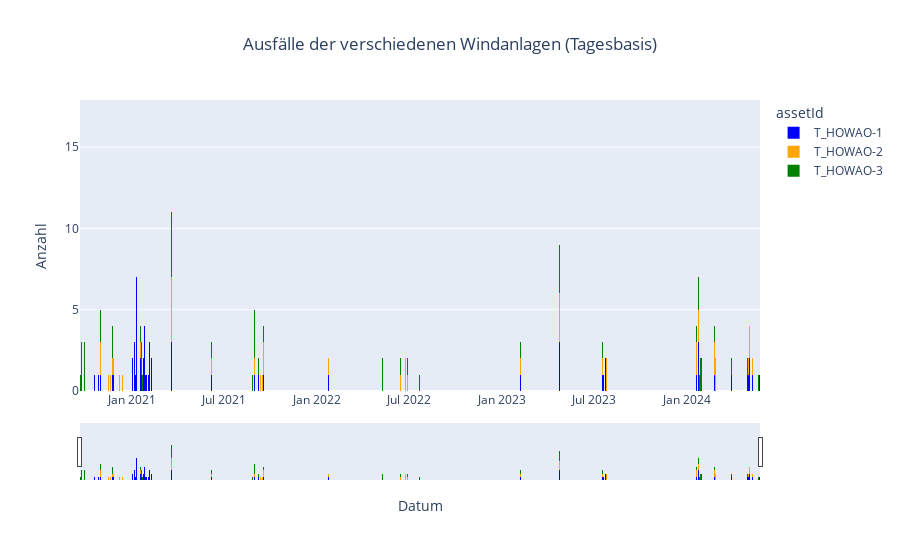

Notebook code cell kept with this figure:
### Code cell
df['publishTime'] = pd.to_datetime(df['publishTime']).dt.date

df_aggregated = (
    df.groupby(['publishTime', 'assetId'], as_index=False)
    .agg({'counter_1': 'sum'})
    .sort_values('assetId')
)


color_discrete_sequence = ['blue', 'orange','green'] 

color_discrete_map = {
    'T_HOWAO-1': 'blue',
    'T_HOWAO-2': 'orange',
    'T_HOWAO-3': 'green', 
}

fig = px.bar(
    df_aggregated,
    x='publishTime',
    y='counter_1',
    color='assetId',
    color_discrete_sequence=color_discrete_sequence,  
    color_discrete_map=color_discrete_map,  
    title='Ausfälle der verschiedenen Windanlagen (Tagesbasis)'
)

fig.update_traces(
    marker_line_width=0,
    selector=dict(type="bar")
)

fig.update_layout(
    xaxis=dict(
        title='Datum',
        rangeslider=dict(visible=True),
        type='date'
    ),
    yaxis_title='Anzahl',
    title_x=0.5,  
    bargap=0,  
    bargroupgap=0  
)

fig.show()

### Figure 1 — Plotly figure (JSON) as saved in the notebook; plotly's stock layout.template omitted (floating-point values rounded to 4 significant figures)
{"data": [{"alignmentgroup": "True", "hovertemplate": "assetId=T_HOWAO-1<br>publishTime=%{x}<br>counter_1=%{y}<extra></extra>", "legendgroup": "T_HOWAO-1", "marker": {"color": "blue", "line": {"width": 0}, "pattern": {"shape": ""}}, "name": "T_HOWAO-1", "offsetgroup": "T_HOWAO-1", "orientation": "v", "showlegend": true, "textposition": "auto", "type": "bar", "x": ["2024-05-23", "2021-02-17", "2024-01-22", "2021-02-13", "2021-02-08", "2021-02-05", "2021-02-04", "2021-02-03", "2021-02-21", "2021-01-30", "2021-01-28", "2021-01-27", "2021-01-26", "2021-01-24", "2021-01-23", "2021-01-21", "2024-01-30", "2021-01-29", "2024-01-20", "2021-03-19", "2024-01-19", "2022-09-20", "2023-02-06", "2022-01-24", "2023-02-07", "2021-09-17", "2023-04-24", "2023-04-25", "2023-07-17", "2021-09-08", "2023-07-18", "2021-08-31", "2023-07-20", "2021-06-07", "2023-07-24", "2021-05-21", "2023-07-25", "2021-03-20", "2021-01-20", "2021-01-19", "2024-01-23", "2020-10-30", "2024-02-13", "2024-04-30", "2024-04-29", "2020-11-24", "2024-03-28", "2020-10-19", "2024-05-02", "2020-11-26", "2024-05-03", "2024-05-04", "2024-02-24", "2020-10-31", "2020-10-20", "2020-10-22", "2021-01-01", "2021-01-02", "2021-01-05", "2021-01-06", "2021-01-08", "2021-01-09", "2024-05-09", "2020-10-27", "2021-01-10", "2021-01-13", "2021-01-18", "2020-12-22", "2024-05-01"], "xaxis": "x", "y": [1, 2, 1, 2, 2, 3, 1, 1, 1, 1, 1, 1, 4, 2, 2, 3, 2, 1, 1, 1, 1, 1, 1, 1, 1, 1, 3, 1, 1, 1, 1, 1, 1, 1, 2, 2, 3, 3, 1, 1, 3, 6, 1, 1, 1, 1, 1, 1, 1, 1, 2, 1, 1, 1, 1, 1, 1, 2, 1, 3, 1, 1, 1, 1, 7, 2, 2, 1, 1], "yaxis": "y"}, {"alignmentgroup": "True", "hovertemplate": "assetId=T_HOWAO-2<br>publishTime=%{x}<br>counter_1=%{y}<extra></extra>", "legendgroup": "T_HOWAO-2", "marker": {"color": "orange", "line": {"width": 0}, "pattern": {"shape": ""}}, "name": "T_HOWAO-2", "offsetgroup": "T_HOWAO-2", "orientation": "v", "showlegend": true, "textposition": "auto", "type": "bar", "x": ["2023-04-25", "2023-07-17", "2024-02-13", "2023-02-07", "2023-02-06", "2024-05-04", "2022-09-20", "2024-05-09", "2023-04-24", "2024-05-03", "2024-04-30", "2024-05-02", "2023-07-21", "2024-05-01", "2023-07-26", "2024-01-19", "2024-01-20", "2024-02-26", "2024-02-25", "2024-02-24", "2024-02-23", "2024-02-21", "2022-06-28", "2024-01-23", "2024-01-30", "2023-07-18", "2022-06-24", "2021-09-17", "2020-11-20", "2021-03-20", "2020-12-07", "2021-05-21", "2020-11-24", "2021-06-07", "2021-02-21", "2021-02-17", "2020-12-10", "2021-08-31", "2020-11-19", "2020-11-17", "2020-11-16", "2021-02-13", "2021-09-10", "2021-09-11", "2020-10-31", "2021-09-12", "2021-09-15", "2021-09-16", "2020-10-30", "2022-06-16", "2020-12-13", "2022-01-24", "2020-12-14", "2022-06-15", "2021-01-18", "2020-11-26", "2021-03-19"], "xaxis": "x", "y": [1, 1, 1, 1, 1, 1, 1, 1, 3, 2, 1, 1, 1, 1, 2, 2, 2, 2, 3, 2, 2, 1, 1, 2, 1, 1, 2, 2, 1, 4, 1, 2, 1, 1, 1, 2, 1, 1, 1, 1, 1, 2, 1, 1, 2, 1, 1, 1, 7, 1, 1, 1, 1, 1, 1, 1, 1], "yaxis": "y"}, {"alignmentgroup": "True", "hovertemplate": "assetId=T_HOWAO-3<br>publishTime=%{x}<br>counter_1=%{y}<extra></extra>", "legendgroup": "T_HOWAO-3", "marker": {"color": "green", "line": {"width": 0}, "pattern": {"shape": ""}}, "name": "T_HOWAO-3", "offsetgroup": "T_HOWAO-3", "orientation": "v", "showlegend": true, "textposition": "auto", "type": "bar", "x": ["2024-02-23", "2024-02-13", "2021-01-18", "2022-06-15", "2020-11-24", "2024-03-28", "2024-01-30", "2024-04-29", "2020-10-31", "2020-10-30", "2020-09-30", "2020-09-29", "2020-09-28", "2020-09-24", "2020-09-23", "2024-05-20", "2024-02-24", "2021-01-19", "2021-01-21", "2024-01-29", "2022-06-28", "2022-07-22", "2022-05-10", "2022-09-20", "2021-09-17", "2023-02-06", "2024-05-21", "2023-02-07", "2023-04-24", "2023-04-25", "2021-09-08", "2021-08-31", "2023-07-17", "2021-08-27", "2023-07-18", "2021-06-07", "2023-07-23", "2021-03-20", "2023-07-27", "2021-03-19", "2024-01-19", "2024-01-20", "2021-01-22", "2024-01-23", "2024-01-24", "2024-01-25", "2024-01-26", "2024-01-27", "2024-01-28", "2021-01-20", "2020-09-21"], "xaxis": "x", "y": [1, 1, 1, 1, 2, 1, 1, 1, 2, 4, 1, 3, 2, 2, 3, 1, 1, 1, 1, 2, 1, 1, 2, 1, 1, 1, 1, 1, 3, 1, 1, 3, 1, 1, 1, 1, 1, 4, 1, 1, 1, 1, 1, 2, 1, 1, 1, 2, 3, 2, 1], "yaxis": "y"}], "layout": {"bargap": 0, "bargroupgap": 0, "barmode": "relative", "legend": {"title": {"text": "assetId"}, "tracegroupgap": 0}, "title": {"text": "Ausfälle der verschiedenen Windanlagen (Tagesbasis)", "x": 0.5}, "xaxis": {"anchor": "y", "domain": [0, 1], "rangeslider": {"visible": true}, "title": {"text": "Datum"}, "type": "date"}, "yaxis": {"anchor": "x", "domain": [0, 1], "title": {"text": "Anzahl"}}}}
